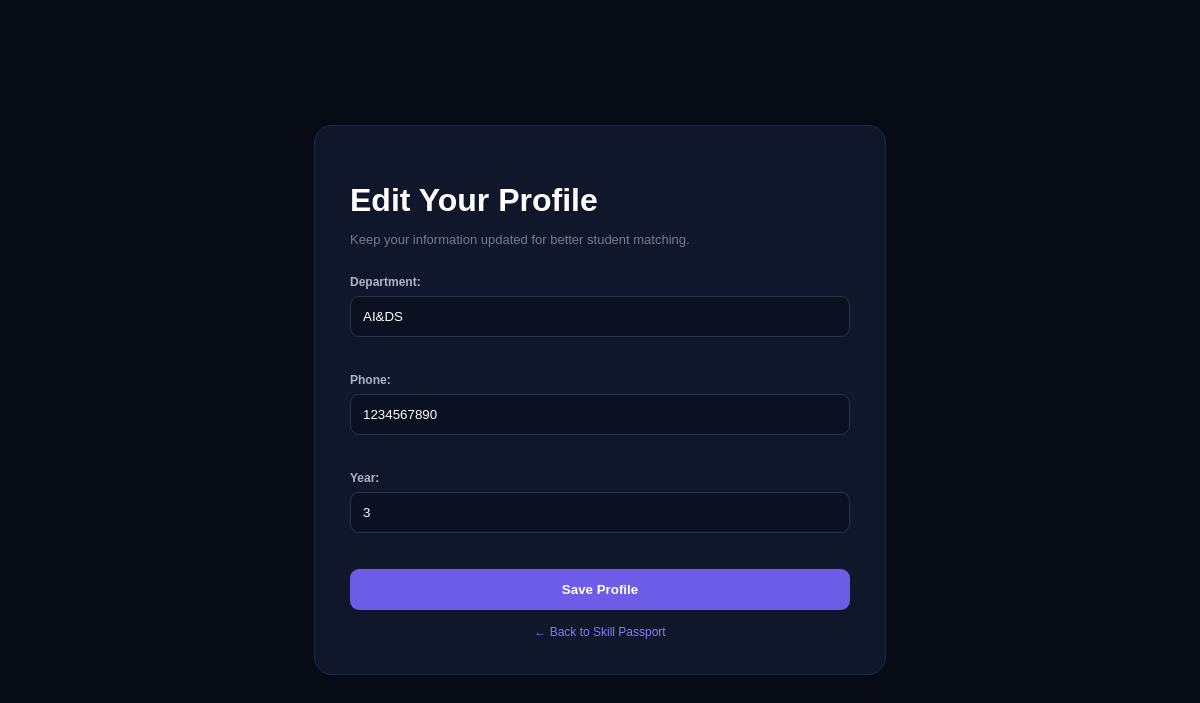
The app's page /student/profile/edit/ (signed in) with its own data.
### core/models.py (models this page shows, shortened)
class Profile(models.Model):
    ROLE_CHOICES = [
        ("STUDENT", "Student"),
        ("STAFF", "Staff"),
        ("HOD", "HOD"),
    ]
    user = models.OneToOneField(
        User,
        on_delete=models.CASCADE
    )
    role = models.CharField(
        max_length=20,
        choices=ROLE_CHOICES,
        default="STUDENT"
    )
    department = models.CharField(
        max_length=100,
        blank=True
    )
    phone = models.CharField(
        max_length=15,
        blank=True
    )
    year = models.PositiveIntegerField(
        null=True,
        blank=True
    )

### core/views.py (the view)
# urls.py: path("student/profile/", views.edit_profile, name="edit_profile"),
def edit_profile(request):
    profile, created = Profile.objects.get_or_create(
        user=request.user,
        defaults={
            "role": "STUDENT"
        }
    )
    if request.method == "POST":
        form = ProfileForm(
            request.POST,
            instance=profile
        )
        if form.is_valid():
            form.save()
            return redirect("skill_passport")
    else:
        form = ProfileForm(
            instance=profile
        )
    return render(
        request,
        "student/edit_profile.html",
        {
            "form": form,
            "profile": profile,
        }
    )

### core/forms.py
class ProfileForm(forms.ModelForm):
    class Meta:
        model = Profile
        fields = [
            "department",
            "phone",
            "year",
        ]
        widgets = {
            "department": forms.TextInput(
                attrs={
                    "placeholder": "e.g. Artificial Intelligence and Data Science"
                }
            ),
            "phone": forms.TextInput(
                attrs={
                    "placeholder": "Enter phone number"
                }
            ),
            "year": forms.NumberInput(
                attrs={
                    "placeholder": "e.g. 3",
                    "min": "1",
                    "max": "6"
                }
            ),
        }

### templates/student/edit_profile.html (shortened to what this page needs)
<!DOCTYPE html>
<html lang="en">
<head>
</head>
<body>
    <div class="profile-box">
        <h1>Edit Your Profile</h1>
        <p class="subtitle">
            Keep your information updated for better student matching.
        </p>
        <form method="POST">
            {{ form.as_p }}
            <button type="submit">
                Save Profile
            </button>
        </form>
        <a
            href="{% url 'skill_passport' %}"
            class="back"
        >
            ← Back to Skill Passport
        </a>
    </div>
</body>
</html>

### templates/student/edit_profile.html (style rules this page uses)
body { margin: 0; min-height: 100vh; display: flex; align-items: center; justify-content: center; background: #070b16; color: white; font-family: Arial, sans-serif; }
.profile-box { width: 90%; max-width: 500px; padding: 35px; background: #10172a; border: 1px solid #202941; border-radius: 18px; }
h1 { margin-bottom: 8px; }
.subtitle { color: #737d94; font-size: 13px; margin-bottom: 28px; }
label { display: block; margin-bottom: 7px; color: #aeb5c5; font-size: 12px; font-weight: bold; }
input { width: 100%; padding: 12px; margin-bottom: 20px; box-sizing: border-box; border: 1px solid #293249; border-radius: 9px; background: #0b1120; color: white; outline: none; }
button { width: 100%; padding: 13px; border: none; border-radius: 9px; background: #6c5ce7; color: white; font-weight: bold; cursor: pointer; }
.back { display: block; margin-top: 15px; text-align: center; color: #8879ff; text-decoration: none; font-size: 12px; }

### records on screen
Profile: department "AI&DS", phone "1234567890", year "3"
